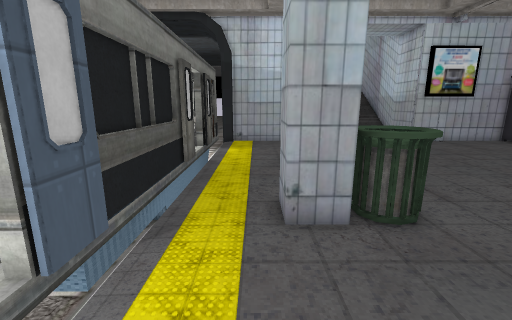
view 1 (above)

21 first-person views from a walk through a Godot game level. The camera is 1.4 m above the floor, tilts 12° down and sees 90° across. The floor is counted in squares, 0.5 m on a side. Each view is taken from the middle of a square. On the plan, view 1 faces up. The plan holds only what a view shows up to about 19 squares ahead; the rest is blank. The place goes on beyond the plan. Flat picture figures and markers are not drawn. Characters and animated objects are left out. Some surface patterns are stand-ins.

view 2
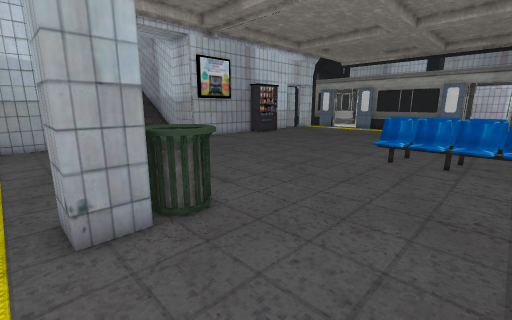

view 3
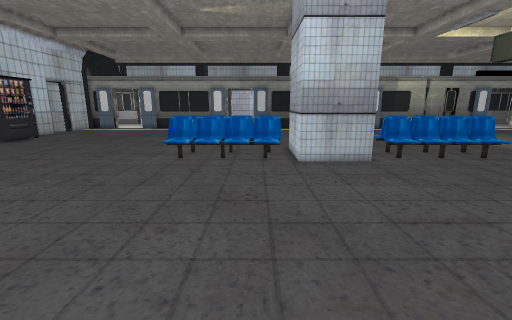

view 4
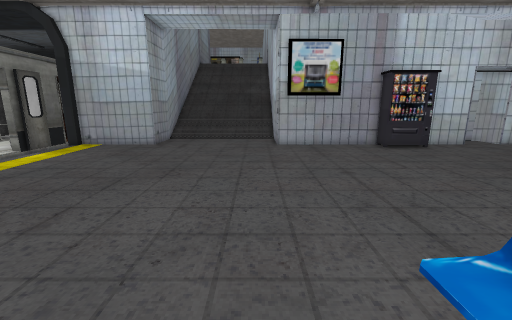

view 5
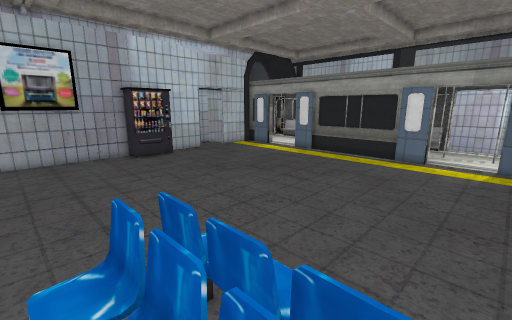

view 6
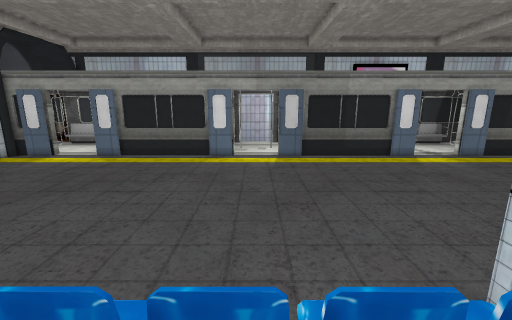

view 7
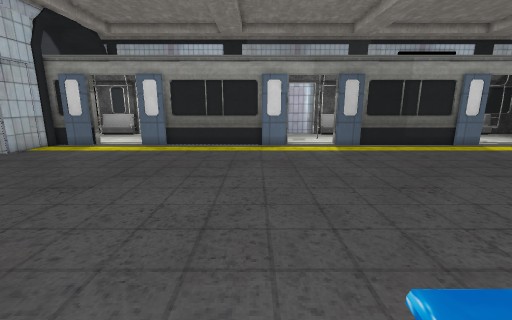

view 8
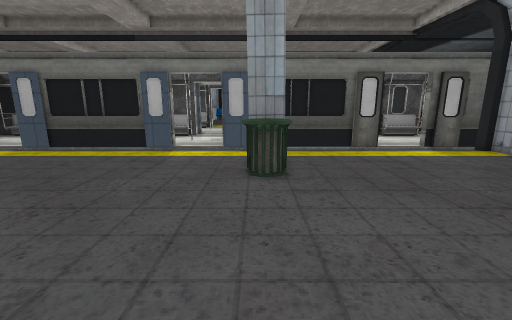

view 9
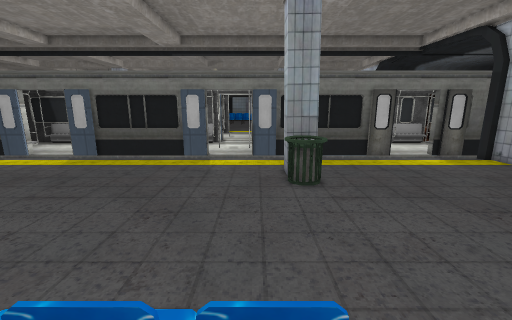

view 10
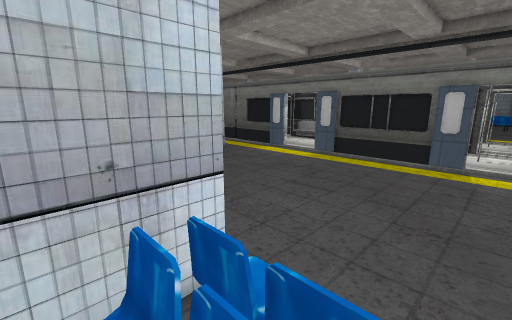

view 11
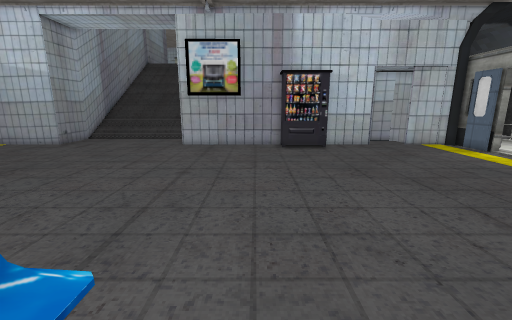

view 12
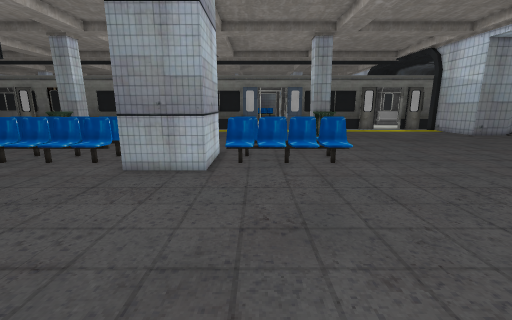

view 13
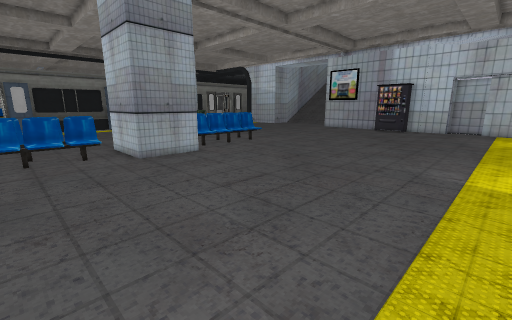

view 14
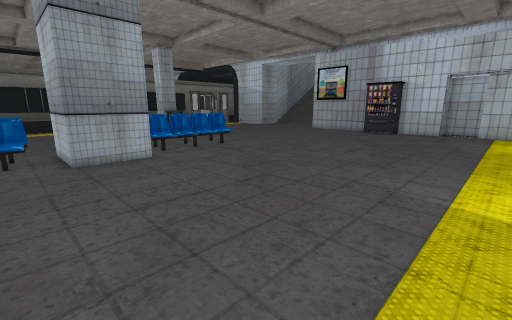

view 15
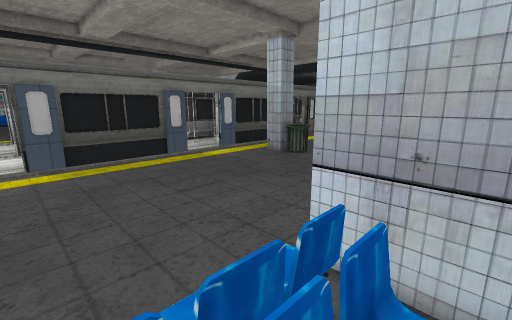

view 16
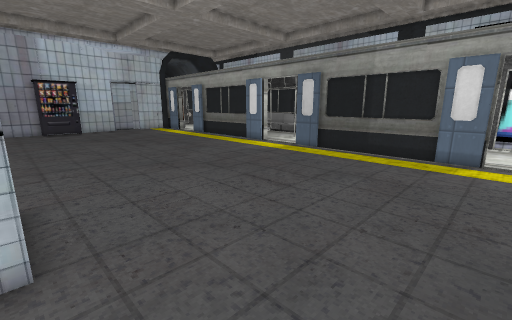

view 17
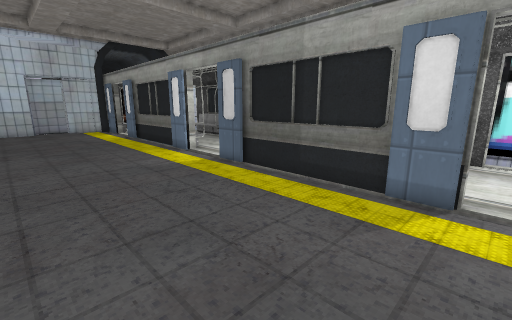

view 18
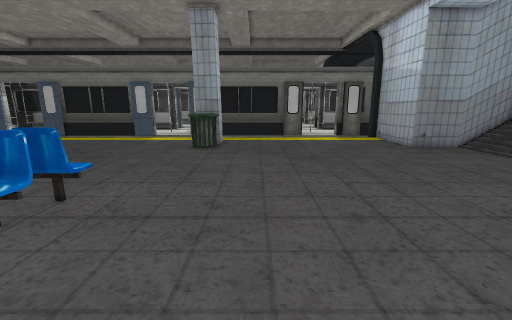

view 19
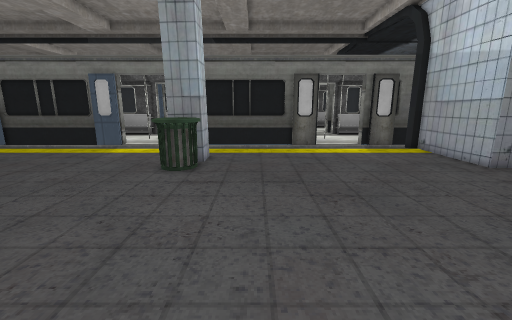

view 20
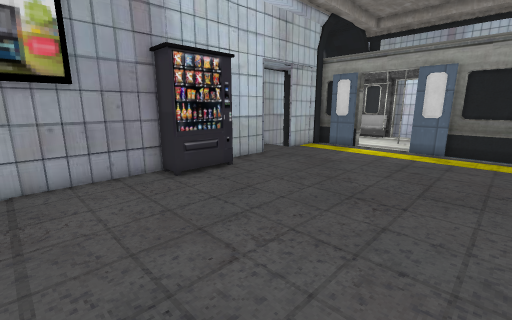

view 21
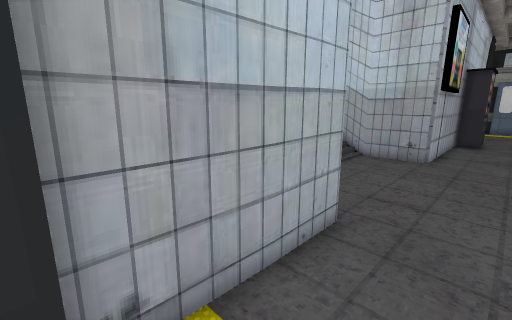

### Floor plan
Key: @ floor where view 1 was taken; # wall or solid block; . main floor; : floor 0.5 m higher than the main floor; / step, stairs or slope; C car; H chair; O other object.
Columns run from 5 left of view 1 to 34 right of it. Each row starts with its distance up from view 1.
 21  # #######........########  ####  #####
 20  #C#.....................####........##
 19  CC......................###.........C#
 18 ##C..................................C##
 17  . ....................................
 16  . ....................................
 15  . ....................................
 14  #C..................................C#
 13  CC..................................C#
 12  # .................................. #
 11  # .................................. #
 10  # ..................................#
  9  # ..................................#
  8  # ..................................#
  7  # ...##.............................##
  6  # ...##.............................##
  5  CC.............../HH................C#
  4  #C.............../HH:...............C##
  3  . .............../HH/.................
  2  . .............../HH/.................
  1  . .............../HH:.................
  0  #C..@............/HH/...............C#
 -1  CC.............../HHO...............C#
 -2  # ...............#####..............##
 -3  # ...............#   #..............##
 -4  # ...............#   #..............#
 -5  # ...............#   #..............#
 -6  # ...............#####..............#
 -7  # ................HH................##
 -8  # ...............OHH:...............##
 -9  CC...............OHH/...............C#
-10  #C................HH/...............C#
-11    ...............OHH:................

Where each view was taken, in squares from view 1:
view 1: 0 up, 0 right, facing up
view 2: 0 up, 0 right, facing up-right
view 3: 0 up, 0 right, facing right
view 4: 2 up, 11 right, facing up
view 5: 0 up, 13 right, facing up-right
view 6: 2 up, 13 right, facing right
view 7: 6 up, 14 right, facing right
view 8: 6 up, 14 right, facing left
view 9: 4 up, 16 right, facing left
view 10: 2 up, 16 right, facing down-left
view 11: 2 up, 18 right, facing up
view 12: 0 up, 28 right, facing left
view 13: 11 down, 31 right, facing up-left
view 14: 8 down, 31 right, facing up-left
view 15: 11 down, 16 right, facing up-left
view 16: 11 down, 17 right, facing up-right
view 17: 11 down, 24 right, facing up-right
view 18: 10 up, 21 right, facing left
view 19: 10 up, 15 right, facing left
view 20: 10 up, 15 right, facing up-right
view 21: 18 up, 2 left, facing up-right
